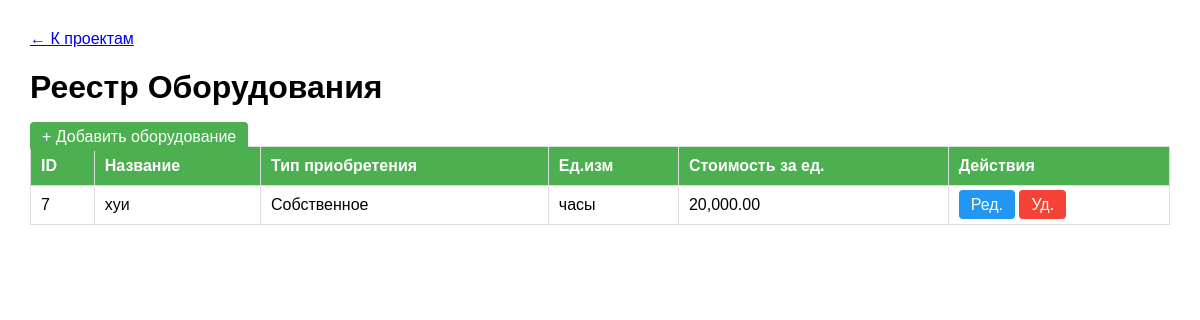
The page /equipment.php?workspace_id=13 (signed in) on the database its author committed.
### tables this page shows
CREATE TABLE equipment (
    id INTEGER PRIMARY KEY AUTOINCREMENT,
    name TEXT NOT NULL,
    description TEXT,
    acquisition_type TEXT NOT NULL CHECK (acquisition_type IN ('Собственное', 'В аренде')),
    min_cost REAL,
    unit_type TEXT NOT NULL CHECK (unit_type IN ('часы', 'дни', 'полная стоимость')),
    unit_cost REAL NOT NULL,
    created_at DATETIME DEFAULT CURRENT_TIMESTAMP
, workspace_id INTEGER DEFAULT 1);

### auth.php (called while the page is built, shortened)
<?php
require_once 'config.php';
function hasRole($requiredRoles) {
    global $db;
    $user_id = $_COOKIE['user_id'] ?? null;
    if (!is_array($requiredRoles)) {
        $requiredRoles = [$requiredRoles];
    }
    $stmt = $db->prepare("
        SELECT r.name
        FROM roles r
        JOIN user_roles ur ON r.id = ur.role_id
        WHERE ur.user_id = ?
    ");
    $stmt->execute([$user_id]);
    $userRoles = $stmt->fetchAll(PDO::FETCH_COLUMN);
    return false;
}
function hasPermission($permission) {
    global $db;
    $user_id = $_COOKIE['user_id'] ?? null;
    if (hasRole('Глобальный администратор')) return true;
    $stmt = $db->prepare("SELECT value FROM user_permissions WHERE user_id = ? AND permission = ?");
    $stmt->execute([$user_id, $permission]);
    $result = $stmt->fetchColumn();
    return $result !== false ? (bool)$result : true;
}
?>

### equipment.php (the view, shortened to what this page needs)
<?php
require_once 'config.php';
require_once 'auth.php';
$workspace_id = isset($_GET['workspace_id']) ? (int)$_GET['workspace_id'] : 0;
$stmt = $db->prepare("SELECT * FROM equipment WHERE workspace_id = ? ORDER BY name");
$stmt->execute([$workspace_id]);
$equipment = $stmt->fetchAll();
?>
<!DOCTYPE html>
<html lang="ru">
<head>
</head>
<body>
    <a href="projects.php?workspace_id=<?= $workspace_id ?>">← К проектам</a>
    <h1>Реестр Оборудования</h1>
    <?php if (hasPermission('manage_employees')): ?>
    <a href="equipment_edit.php?workspace_id=<?= $workspace_id ?>" class="btn btn-add">+ Добавить оборудование</a>
    <?php endif; ?>
    <table>
        <tr>
            <th>ID</th>
            <th>Название</th>
            <th>Тип приобретения</th>
            <th>Ед.изм</th>
            <th>Стоимость за ед.</th>
            <th>Действия</th>
        </tr>
        <?php foreach ($equipment as $e): ?>
        <tr>
            <td><?= $e['id'] ?></td>
            <td><?= htmlspecialchars($e['name']) ?></td>
            <td><?= htmlspecialchars($e['acquisition_type']) ?></td>
            <td><?= htmlspecialchars($e['unit_type']) ?></td>
            <td><?= number_format($e['unit_cost'], 2) ?></td>
            <td>
                <a href="equipment_edit.php?id=<?= $e['id'] ?>&workspace_id=<?= $workspace_id ?>" class="btn" style="background:#2196F3">Ред.</a>
                <a href="?delete=<?= $e['id'] ?>&workspace_id=<?= $workspace_id ?>" class="btn" style="background:#f44336" onclick="return confirm('Удалить?')">Уд.</a>
            </td>
        </tr>
        <?php endforeach; ?>
    </table>
</body>
</html>

### equipment.php (style rules this page uses)
body { font-family: Arial, sans-serif; margin: 30px; }
table { border-collapse: collapse; width: 100%; }
th, td { border: 1px solid #ddd; padding: 10px; text-align: left; }
th { background: #4CAF50; color: white; }
.btn { padding: 6px 12px; color: white; text-decoration: none; border-radius: 4px; }
.btn-add { background: #4CAF50; }

### rows shown on the page
equipment: id "7", name "хуи", acquisition_type "Собственное", unit_type "часы", unit_cost "20,000.00"
